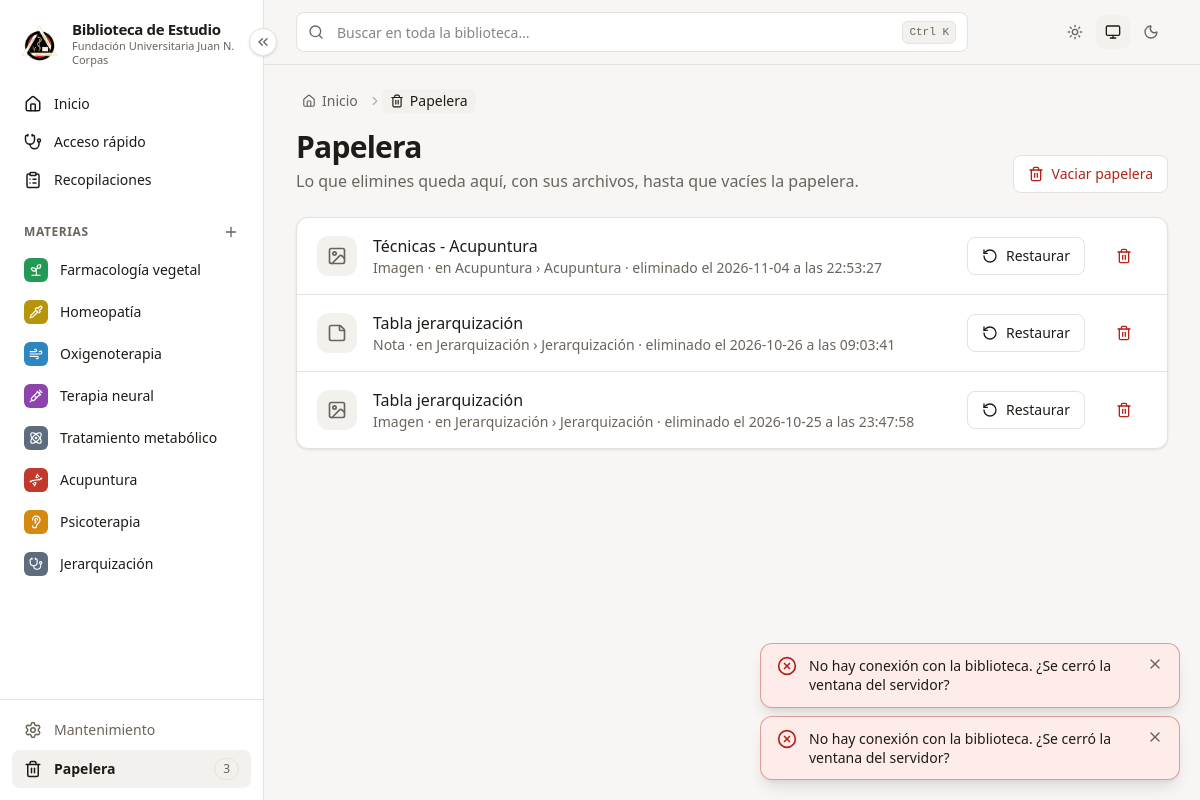
Page /papelera on the committed database.
### tables this page shows
CREATE TABLE materias (
        id           INTEGER PRIMARY KEY,
        nombre       TEXT    NOT NULL,
        slug         TEXT    NOT NULL,
        descripcion  TEXT    NOT NULL DEFAULT '',
        color        TEXT    NOT NULL,
        icono        TEXT    NOT NULL,
        orden        INTEGER NOT NULL DEFAULT 0,
        archivada    INTEGER NOT NULL DEFAULT 0,
        papelera_id  INTEGER,
        creado       TEXT    NOT NULL,
        actualizado  TEXT    NOT NULL
    , oculta INTEGER NOT NULL DEFAULT 0, en_busqueda INTEGER NOT NULL DEFAULT 1);

CREATE TABLE papelera (
        id             INTEGER PRIMARY KEY,
        tipo           TEXT NOT NULL,          -- materia | componente | (más adelante: archivos)
        ref_id         INTEGER NOT NULL,
        nombre         TEXT NOT NULL,
        ubicacion      TEXT NOT NULL DEFAULT '', -- texto legible: "Anatomía › Parcial 1"
        ruta_original  TEXT,                     -- relativa a data/
        ruta_papelera  TEXT,                     -- relativa a data/
        eliminado      TEXT NOT NULL
    );

### app/routers/paginas.py (the view)
@router.get("/papelera")
def papelera(request: Request, con: sqlite3.Connection = Depends(obtener_db)):
    return pagina(request, con, "paginas/papelera.html", elementos=pap.listar(con), migas=[{"texto": "Papelera", "icono": "trash-2"}])

### app/templates/paginas/papelera.html (shortened to what this page needs)
{% extends "base.html" %}
{% from "macros.html" import icono, vacio %}
{% block contenido %}
<div class="mb-6 flex flex-wrap items-end justify-between gap-4">
  <div>
    <h1 class="text-2xl font-bold tracking-tight sm:text-3xl">Papelera</h1>
    <p class="mt-1 text-tenue">Lo que elimines queda aquí, con sus archivos, hasta que vacíes la papelera.</p>
  </div>
  {% if elementos %}
  <button class="btn-secundario text-peligro" hx-get="/papelera/vaciar" hx-target="#modal">{{ icono("trash-2") }}Vaciar papelera</button>
  {% endif %}
</div>
{% if elementos %}
<ul class="tarjeta divide-y divide-borde">
  {% for e in elementos %}
  <li class="flex flex-wrap items-center gap-4 px-5 py-4">
    {% set tipo = TIPOS_PAPELERA.get(e.tipo, {"nombre": "Elemento", "icono": "folder"}) %}
    <span class="grid size-10 place-items-center rounded-xl bg-superficie-2 text-tenue">{{ icono(tipo.icono, "size-5") }}</span>
    <div class="min-w-0 flex-1">
      <p class="truncate font-medium">{{ e.nombre }}</p>
      <p class="text-sm text-tenue">
        {{ tipo.nombre }}{% if e.ubicacion %} · en {{ e.ubicacion }}{% endif %}
        · eliminado el {{ e.eliminado|replace("T", " a las ") }}
      </p>
    </div>
    <form hx-post="/papelera/{{ e.id }}/restaurar" hx-confirm="¿Restaurar «{{ e.nombre }}»?" data-confirmar-boton="Restaurar"><button class="btn-secundario">{{ icono("rotate-ccw") }}Restaurar</button></form>
    <button class="btn-fantasma text-peligro hover:bg-peligro-suave hover:text-peligro" hx-get="/papelera/{{ e.id }}/eliminar" hx-target="#modal"
            title="Eliminar para siempre">{{ icono("trash-2") }}<span class="sr-only">Eliminar para siempre</span></button>
  </li>
  {% endfor %}
</ul>
{% else %}
{% endif %}
{% endblock %}

### app/templates/macros.html (shortened to what this page needs)
{% macro icono(nombre, clase="size-4") -%}
<svg class="ic {{ clase }}" aria-hidden="true"><use href="{{ SPRITE }}#{{ nombre }}"/></svg>
{%- endmacro %}
{% macro migas(items) -%}
{% if items %}
{% set total = items|length %}
<nav aria-label="Ruta" class="mb-4 text-sm text-tenue" x-data="{ todo: false }">
  <ol class="flex flex-wrap items-center gap-x-1 gap-y-1">
    <li class="flex items-center">
      <a href="/" class="inline-flex items-center gap-1.5 rounded-md px-1.5 py-0.5 hover:bg-superficie-2 hover:text-texto">{{ icono("house", "size-3.5") }}<span class="sr-only sm:not-sr-only">Inicio</span></a>
    </li>
    {% for m in items %}
    {% set intermedio = total > 2 and not loop.last and loop.index < total - 1 %}
    {% set texto = m.texto.split("\n")[0]|truncate(60, true, "…") %}
    <li class="{{ 'hidden sm:flex' if intermedio else 'flex' }} min-w-0 items-center" {% if intermedio %}:class="todo && '!flex'"{% endif %}>
      {{ icono("chevron-right", "size-3.5 shrink-0 opacity-50") }}
      {% if m.url %}
      <a href="{{ m.url }}" title="{{ m.texto }}"
         {% if m.tabla %}x-data :href="sessionStorage.getItem('ultima-tabla-{{ m.tabla }}') || '{{ m.url }}'"{% endif %}
         class="inline-flex max-w-[16rem] items-center gap-1.5 rounded-md px-1.5 py-0.5 hover:bg-superficie-2 hover:text-texto">{{ contenido }}</a>
      {% else %}
      <span class="inline-flex max-w-[22rem] items-center gap-1.5 rounded-md bg-superficie-2 px-2 py-0.5 font-medium text-texto"
            aria-current="page" title="{{ m.texto }}">{{ contenido }}</span>
      {% endif %}
    </li>
    {% endfor %}
  </ol>
</nav>
{% endif %}
{%- endmacro %}

### app/templates/parciales/barra_lateral.html (shortened to what this page needs)
{% from "macros.html" import icono %}
<aside class="barra-lateral sticky top-0 z-30 hidden h-screen shrink-0 flex-col border-r border-borde bg-superficie lg:flex" aria-label="Menú principal">
  <button type="button" class="boton-plegar absolute -right-3.5 top-7 z-10 grid size-7 place-items-center rounded-full border border-borde bg-superficie text-tenue shadow-sm hover:border-marca hover:text-marca"
          x-data @click="$store.menu.alternar()" :title="$store.menu.plegado ? 'Desplegar menú' : 'Replegar menú'"
          :aria-label="$store.menu.plegado ? 'Desplegar menú' : 'Replegar menú'">
    {{ icono("chevrons-left", "size-4 transition-transform") }}
  </button>
  <a href="/" class="item-menu flex items-center gap-3 px-5 pb-5 pt-5">
    <img src="/static/marca/logo-corpas.png" alt="Escudo de la {{ INSTITUCION }}" class="size-10 shrink-0 object-contain">
    <span class="solo-desplegado leading-tight">
      <strong class="block text-[15px] tracking-tight">{{ NOMBRE_APP }}</strong>
      <span class="block text-[11px] text-tenue">{{ INSTITUCION }}</span>
    </span>
  </a>
  <nav class="flex min-h-0 flex-1 flex-col gap-0.5 overflow-y-auto px-3 pb-3">
    {% set en_inicio = request.url.path == "/" %}
    <a href="/" title="Inicio" class="item-menu flex items-center gap-3 rounded-lg px-3 py-2 text-sm font-medium {{ 'bg-marca-suave text-marca' if en_inicio else 'text-texto hover:bg-superficie-2' }}">
      {{ icono("house", "size-[18px]") }}<span class="solo-desplegado">Inicio</span>
    </a>
    {% if ACCESO_RAPIDO_ACTIVO %}
    {% set en_dx = request.url.path.startswith("/acceso-rapido") %}
    <a href="/acceso-rapido" title="Acceso rápido por síntomas" class="item-menu flex items-center gap-3 rounded-lg px-3 py-2 text-sm font-medium {{ 'bg-marca-suave text-marca' if en_dx else 'text-texto hover:bg-superficie-2' }}">
      {{ icono("stethoscope", "size-[18px]") }}<span class="solo-desplegado">Acceso rápido</span>
    </a>
    {% endif %}
    {% set en_recop = request.url.path.startswith("/recopilaciones") %}
    <a href="/recopilaciones" title="Recopilaciones" class="item-menu flex items-center gap-3 rounded-lg px-3 py-2 text-sm font-medium {{ 'bg-marca-suave text-marca' if en_recop else 'text-texto hover:bg-superficie-2' }}">
      {{ icono("clipboard-list", "size-[18px]") }}<span class="solo-desplegado">Recopilaciones</span>
    </a>
    <div class="solo-desplegado mt-5 mb-1 flex items-center justify-between px-3">
      <span class="titulo-seccion">Materias</span>
      <button type="button" class="-mr-1 rounded-md p-1 text-tenue hover:bg-superficie-2 hover:text-marca" title="Nueva materia" aria-label="Nueva materia"
              hx-get="/materias/nueva" hx-target="#modal">{{ icono("plus") }}</button>
    </div>
    {% for m in materias_menu %}
      {% set activa = materia_activa|default(None) == m.id %}
      <a href="/materias/{{ m.id }}" title="{{ m.nombre }}"
         class="item-menu group flex items-center gap-3 rounded-lg px-3 py-2 text-sm {{ 'bg-superficie-2 font-semibold text-texto' if activa else 'text-texto hover:bg-superficie-2' }}">
        <span class="grid size-6 shrink-0 place-items-center rounded-md text-white" style="background: {{ m.color_hex }}">{{ icono(m.icono, "size-3.5") }}</span>
        <span class="solo-desplegado min-w-0 flex-1 truncate">{{ m.nombre }}</span>
      </a>
    {% else %}
      <p class="solo-desplegado px-3 py-2 text-xs text-tenue">Aún no hay materias.</p>
    {% endfor %}
  </nav>
  <div class="flex flex-col gap-0.5 border-t border-borde p-3">
    <a href="/mantenimiento" title="Mantenimiento y respaldos"
       class="item-menu flex items-center gap-3 rounded-lg px-3 py-2 text-sm {{ 'bg-superficie-2 font-semibold' if request.url.path == '/mantenimiento' else 'text-tenue hover:bg-superficie-2 hover:text-texto' }}">
      {{ icono("settings", "size-[18px]") }}<span class="solo-desplegado flex-1">Mantenimiento</span>
    </a>
    <a href="/papelera" title="Papelera"
       class="item-menu flex items-center gap-3 rounded-lg px-3 py-2 text-sm {{ 'bg-superficie-2 font-semibold' if request.url.path == '/papelera' else 'text-tenue hover:bg-superficie-2 hover:text-texto' }}">
      {{ icono("trash-2", "size-[18px]") }}<span class="solo-desplegado flex-1">Papelera</span>
      {% if en_papelera %}<span class="solo-desplegado chip px-2">{{ en_papelera }}</span>{% endif %}
    </a>
  </div>
</aside>

### rows in the picture
materias: nombre "Farmacología vegetal"
materias: nombre "Homeopatía"
materias: nombre "Oxigenoterapia"
materias: nombre "Terapia neural"
materias: nombre "Tratamiento metabólico"
materias: nombre "Acupuntura"
materias: nombre "Psicoterapia"
materias: nombre "Jerarquización"
papelera: nombre "Técnicas - Acupuntura", nombre "Imagen", ubicacion "Acupuntura › Acupuntura", eliminado "2026-11-04 a las 22:53:27"
papelera: nombre "Tabla jerarquización", nombre "Nota", ubicacion "Jerarquización › Jerarquización", eliminado "2026-10-26 a las 09:03:41"
papelera: nombre "Tabla jerarquización", nombre "Imagen", ubicacion "Jerarquización › Jerarquización", eliminado "2026-10-25 a las 23:47:58"

### other values in the picture
{{ NOMBRE_APP }} "Biblioteca de Estudio"
{{ INSTITUCION }} "Fundación Universitaria Juan N. Corpas"
{{ en_papelera }} "3"
{{ contenido }} "Papelera"
